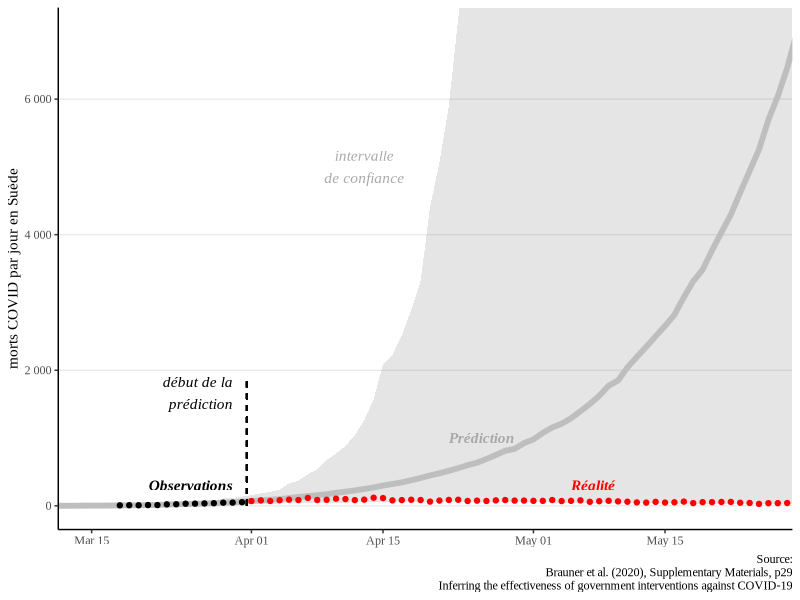
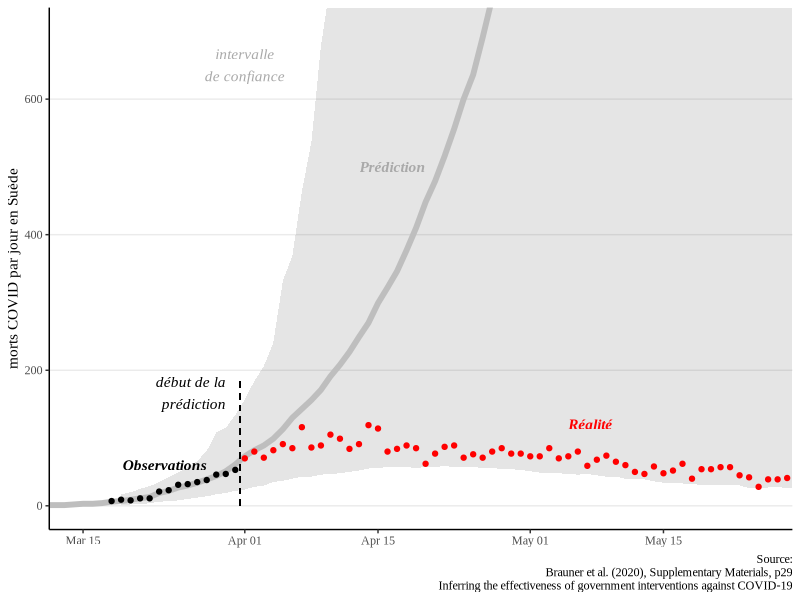
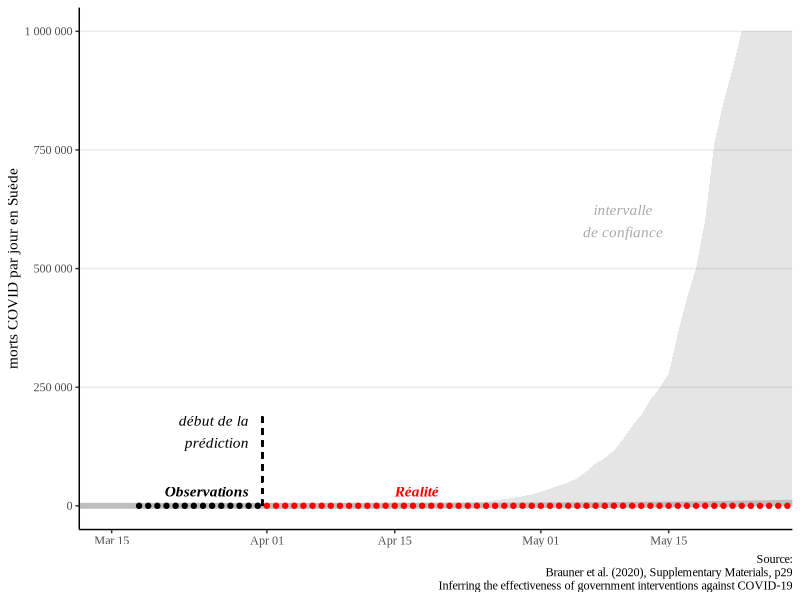

Reproduce these figures in R, in order. (Note: this script raises an error after producing the figures.)
## ---- chunk 1
knitr::opts_chunk$set(echo = F, message=F, warning=F, fig.align = "center",  dev='svg')

#loading relevant packages
library(tidyr)
library(tidyverse) #mainly for reading files functions
library(dplyr)
library(ggplot2) #for ggplot graphs

theme_set(
  theme_classic() +
  theme(
        legend.title = element_blank(),
        panel.grid.major.y = element_line(),
        text = element_text(family = "Times New Roman"),
        plot.title = element_text(face="bold"),
        axis.title.x = element_blank())
  )
## ---- chunk 2

#from the paper SM
#These are challenging predictions; to the best of our knowledge, no related study analyses how their estimated NPI effects generalise to unseen countries, and most related studies do not validate predictions on unseen data at all (3, 7, 8, 5, 6), reviewed in (10).

#start date 2020-03-31
Brauner_data <- read_csv("influence_models/Brauner_Science/brauner_Science.csv")
  
f_graph <- function(
    dataset, y_max,
    x_label_observation, y_label_observation,
    x_label_reality, y_label_reality,
    x_label_prediction, y_label_prediction,
    x_label_start_prediction, y_label_start_prediction,
    x_label_confidence_interval, y_label_confidence_interval
    ){
  gg <- ggplot(dataset, aes(x=date)) +
    #confidence interval
    geom_ribbon(
      aes(ymin = model_low, ymax=model_high, fill="intervalle de\nconfiance"), 
      fill='black',
      alpha=.1
      ) +
    annotate(
        'text', x = as.Date(x_label_confidence_interval), y = y_label_confidence_interval, label = "intervalle\nde confiance", 
        color = "darkgray", fontface = "italic", family = "Times New Roman"
      ) +
    
    #prediction + annotation
    geom_line(
      aes(y=model_median),
      linewidth=2, color="gray"
      ) +
    annotate(
      'text', x = as.Date(x_label_prediction), y = y_label_prediction, label = "Prédiction", 
      color = "darkgray", fontface = "bold.italic", family = "Times New Roman", hjust=1
      ) +
    
    #reality + annotation
    geom_point(
      data = dataset %>% filter(date>as.Date("2020-03-31")),
      aes(y=reality),
      color="#ff0000"
      ) +
    annotate(
      'text', x = as.Date(x_label_reality), y = y_label_reality, label = "Réalité", 
      color = "#ff0000", fontface = "bold.italic", family = "Times New Roman", hjust=0
      ) +
    
    #observation dots + annotation
    geom_point(
      data = dataset %>% filter(date<=as.Date("2020-03-31")),
      aes(y=reality),
      color="black"
      ) +
    annotate(
      'text', x = as.Date(x_label_observation)-1, y = y_label_observation, label = "Observations", 
      color = "black", fontface = "bold.italic", family = "Times New Roman", hjust=1
      ) +
    
    #prediction start + annotation
    geom_segment(
      x = as.Date("2020-03-31")+0.5,  xend = as.Date("2020-03-31")+0.5,  
      y = 0, yend = y_label_start_prediction,
      linetype="dashed"
      ) +
    annotate(
      'text', x = as.Date(x_label_start_prediction)-1, y = y_label_start_prediction, label = "début de la\nprédiction",
      color = "black", fontface = "italic", family = "Times New Roman", hjust=1, vjust=1
      ) +
    
    #graph limits and colors
    scale_y_continuous(labels = scales::label_number(drop0trailing = TRUE)) +
    coord_cartesian(
      ylim=c(0, y_max),
      xlim=c(as.Date("2020-03-15"), as.Date("2020-05-25"))
      ) +
    
    #labels
    labs(
      y="morts COVID par jour en Suède",
      caption="Source:\nBrauner et al. (2020), Supplementary Materials, p29\nInferring the effectiveness of government interventions against COVID-19"
      )
  
  return(gg)
}
## ---- chunk 3
f_graph(
  Brauner_data, y_max= 7000,
  x_label_observation = "2020-03-31", y_label_observation = 300,
  x_label_reality = "2020-05-05", y_label_reality = 300,
  x_label_prediction = "2020-04-29", y_label_prediction = 1000,
  x_label_start_prediction = "2020-03-31", 1900,
  x_label_confidence_interval = "2020-04-13", y_label_confidence_interval = 5000
  )
## ---- chunk 4
#morts prédits sur la période, médiane : 100 000 morts
sum(Brauner_data$model_median, na.rm=T)

#morts sur la période, réalité : 4 500 morts
sum(Brauner_data$reality, na.rm=T)
## ---- chunk 5
f_graph(
  Brauner_data, y_max= 700,
  x_label_observation = "2020-03-29", y_label_observation = 60,
  x_label_reality = "2020-05-05", y_label_reality = 120,
  x_label_prediction = "2020-04-20", y_label_prediction = 500,
  x_label_start_prediction = "2020-03-31", y_label_start_prediction = 190,
  x_label_confidence_interval = "2020-04-01", y_label_confidence_interval = 650
)
## ---- chunk 6
#morts sur la période, low
sum(Brauner_data$model_low, na.rm=T)
## ---- chunk 7
f_graph(
  Brauner_data, y_max= 1000000,
  x_label_observation = "2020-03-31", y_label_observation = 30000,
  x_label_reality = "2020-04-15", y_label_reality = 30000,
  x_label_prediction = "2020-06-20", y_label_prediction = 500,
  x_label_start_prediction = "2020-03-31", y_label_start_prediction = 190000,
  x_label_confidence_interval = "2020-05-10", y_label_confidence_interval = 600000
)
## ---- chunk 8
#morts sur la période, high (before saturation on graph)
sum(Brauner_data %>% filter(date<"2020-05-23") %>% pull(model_high), na.rm=T)/10^6
## ---- chunk 9
knitr::include_graphics("influence_models/Brauner_Science/brauner_figS17.png")
